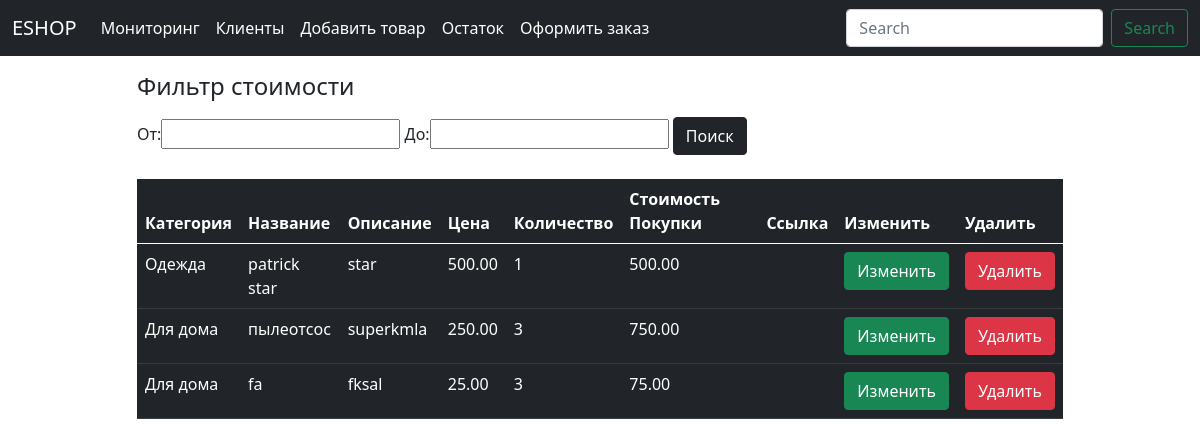
/eshop/balance, run on the app's committed database.
### eshop/models.py (models this page shows, shortened)
class Product(models.Model):
    category = models.ForeignKey(Category,on_delete=models.CASCADE)
    name = models.CharField(max_length=50, verbose_name= 'Название товара')
    description = models.CharField(max_length=250, verbose_name='Описание')
    quantity = models.PositiveIntegerField( verbose_name='Количество', default=0)
    price = models.DecimalField(max_digits=9,decimal_places= 2,verbose_name='Цена', blank=False)
    link = models.CharField(max_length= 250,verbose_name='Ссылка на товар' ,blank=True)
    final_price = models.DecimalField(max_digits=9,decimal_places= 2,verbose_name='Итого',default=0, blank=False)

class Category(models.Model):
    name = models.CharField(max_length=100,verbose_name='Название категории')
    def __str__(self):
        return self.name

### eshop/views.py (the view)
# urls.py: path('balance', balance, name='balance'),
def balance(request):
    search = request.GET.get("search", "")
    if search:
        info = Product.objects.filter(Q(name__icontains=search) | Q(description__icontains=search))
    else:
        info = Product.objects.all().order_by("category")
    form = PriceFilter(request.GET)
    if form.is_valid():
        if form.cleaned_data["min_price"]:
            info = info.filter(final_price__gte=form.cleaned_data["min_price"])
        if form.cleaned_data["max_price"]:
            info = info.filter(final_price__lte=form.cleaned_data["max_price"])
    return render(request, 'eshop/balance.html', context={'info': info, 'form': form})

### eshop/forms.py
class PriceFilter(forms.Form):
    min_price = forms.IntegerField(label= 'От', required= False)
    max_price = forms.IntegerField(label= 'До', required= False)
    widgets = {
        'field_name':"Фильтр стоимости",
        'max_price': forms.NumberInput(attrs={'class':'form_control'}),
        'min_price': forms.NumberInput(attrs={'class': 'form_control'})
    }

### eshop/templates/eshop/balance.html
{% extends "eshop/baseshop.html" %}
        {% block content %}
<form action="" method="get" xmlns="http://www.w3.org/1999/html">
  <p style="float :left ;"> <h4>Фильтр стоимости </h4></p>
         {{form.as_table}}
        <button class="btn btn-dark" type="submit">Поиск</button>
</form>
  <br>
<table class="table table-dark table-hover">
  <thead class="thead-dark">
    <tr>
      <th scope="col">Категория </th>
      <th scope="col">Название</th>
      <th scope="col">Описание</th>
      <th scope="col">Цена</th>
      <th scope="col">Количество </th>
      <th scope="col">Стоимость Покупки</th>
      <th scope="col">Ссылка</th>
      <th scope="col">Изменить</th>
      <th scope="col">Удалить</th>
    </tr>
  </thead>
  <tbody>
        {% for i in info %}
    <tr>
      <td>{{i.category}}</td>
      <td>{{i.name}}</td>
      <td>{{i.description}}</td>
      <td>{{i.price}}</td>
      <td>{{i.quantity}}</td>
      <td>{{i.final_price}}</td>
      <td>{{i.link}}</td>
      <td> <a href="{%url 'update_product' i.id %}" class="btn btn-success" type="submit">Изменить</a></td>
      <td> <a href="{%url 'delete_product' i.id %}" class="btn btn-danger" type="submit">Удалить</a></td>
    </tr>
          {% endfor %}
  </tbody>
</table>
{% endblock %}

### eshop/templates/eshop/baseshop.html (shortened to what this page needs)
<!DOCTYPE html>
<html lang="en">
<head>
    <link href="https://cdn.jsdelivr.net/npm/bootstrap@5.0.2/dist/css/bootstrap.min.css" rel="stylesheet">
</head>
<nav class="navbar navbar-expand-lg navbar-dark bg-dark">
  <div class="container-fluid">
    <div class="collapse navbar-collapse" id="navbarTogglerDemo01">
      <a class="navbar-brand" href="#">ESHOP</a>
      <ul class="navbar-nav me-auto mb-2 mb-lg-0">
        <li class="nav-item">
          <a class="nav-link active" aria-current="page" href="{% url 'main_page'%}">Мониторинг</a>
        </li>
        <li class="nav-item">
        <a class="nav-link active" aria-current="page" href="{% url 'add_client'%}">Клиенты</a>
        </li>
        <li class="nav-item">
        <a class="nav-link active" aria-current="page" href="{% url 'add_product'%}">Добавить товар</a>
        </li>
        <li class="nav-item">
        <a class="nav-link active" aria-current="page" href="{% url 'balance'%}">Остаток</a>
        </li>
         <li class="nav-item">
        <a class="nav-link active" aria-current="page" href="{% url 'order'%}">Оформить заказ</a>
        </li>
      </ul>
      <form class="d-flex" action="{% url 'balance' %}">
        <input class="form-control me-2" type="search" placeholder="Search" aria-label="Search" name="search">
        <button class="btn btn-outline-success" type="submit">Search</button>
      </form>
    </div>
  </div>
</nav>
<body>
<div class ="container mt-3">
    <div class="row">
    <div class="col-10 offset-md-1">
        {% block content %}
         {% endblock %}
    </div>
    </div>
</div>
</body>
</html>

### data on the page
Product: category "Одежда", name "patrick star", description "star", price "500.00", quantity "1", final_price "500.00"
Product: category "Для дома", name "пылеотсос", description "superkmla", price "250.00", quantity "3", final_price "750.00"
Product: category "Для дома", name "fa", description "fksal", price "25.00", quantity "3", final_price "75.00"
